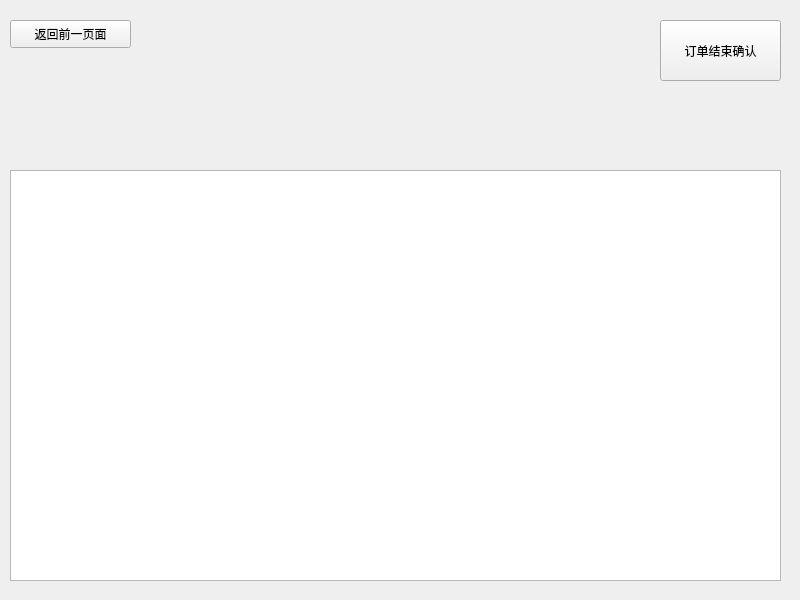
<?xml version="1.0" encoding="UTF-8"?>
<ui version="4.0">
 <class>widget</class>
 <widget class="QWidget" name="widget">
  <property name="geometry">
   <rect>
    <x>0</x>
    <y>0</y>
    <width>800</width>
    <height>600</height>
   </rect>
  </property>
  <property name="windowTitle">
   <string>Form</string>
  </property>
  <widget class="QTableView" name="tableView">
   <property name="geometry">
    <rect>
     <x>10</x>
     <y>170</y>
     <width>771</width>
     <height>411</height>
    </rect>
   </property>
  </widget>
  <widget class="QPushButton" name="pushButton">
   <property name="geometry">
    <rect>
     <x>660</x>
     <y>20</y>
     <width>121</width>
     <height>61</height>
    </rect>
   </property>
   <property name="text">
    <string>订单结束确认</string>
   </property>
  </widget>
  <widget class="QPushButton" name="pushButton_3">
   <property name="geometry">
    <rect>
     <x>10</x>
     <y>20</y>
     <width>121</width>
     <height>28</height>
    </rect>
   </property>
   <property name="text">
    <string>返回前一页面</string>
   </property>
  </widget>
 </widget>
 <resources/>
 <connections/>
</ui>
